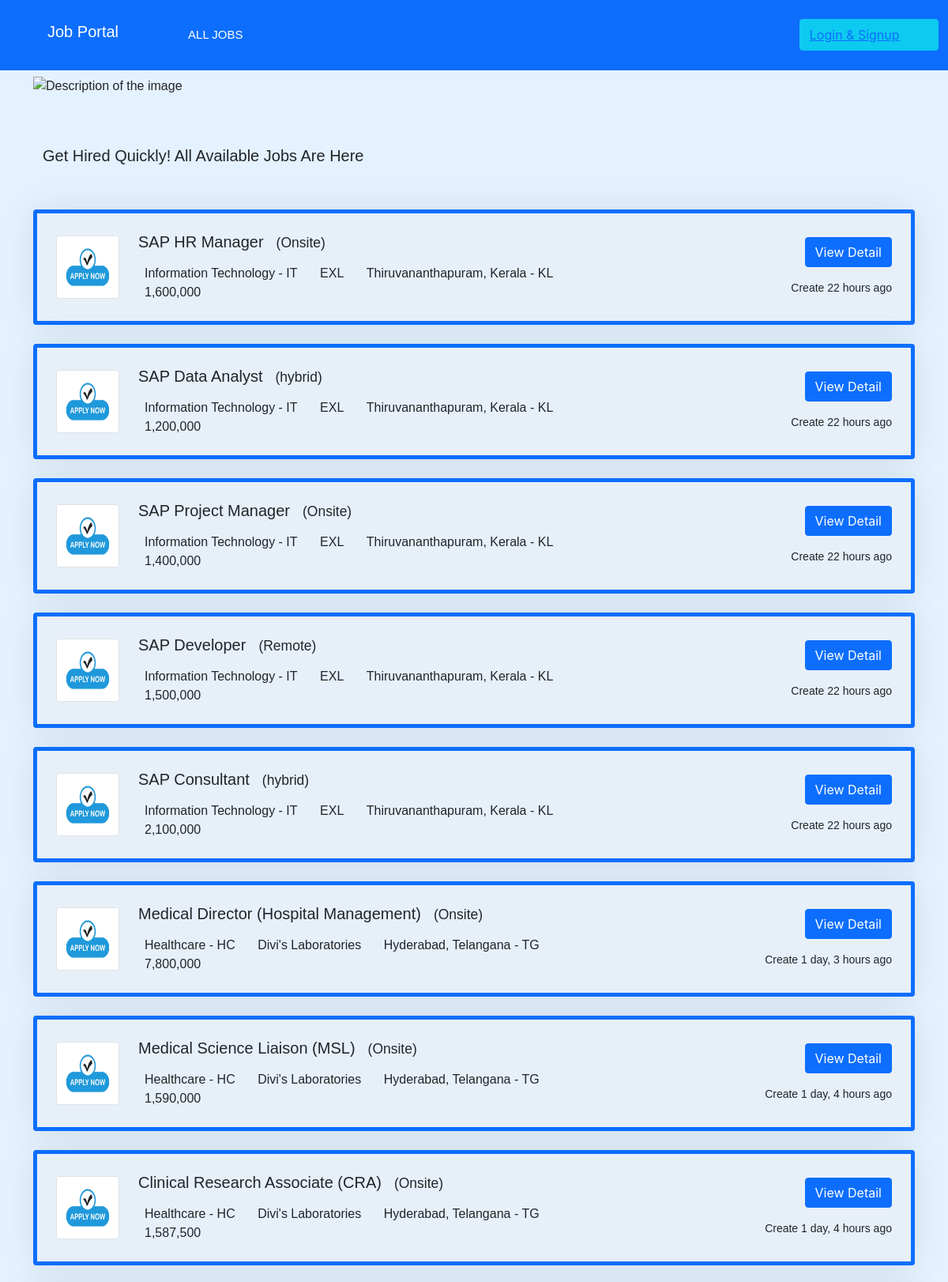
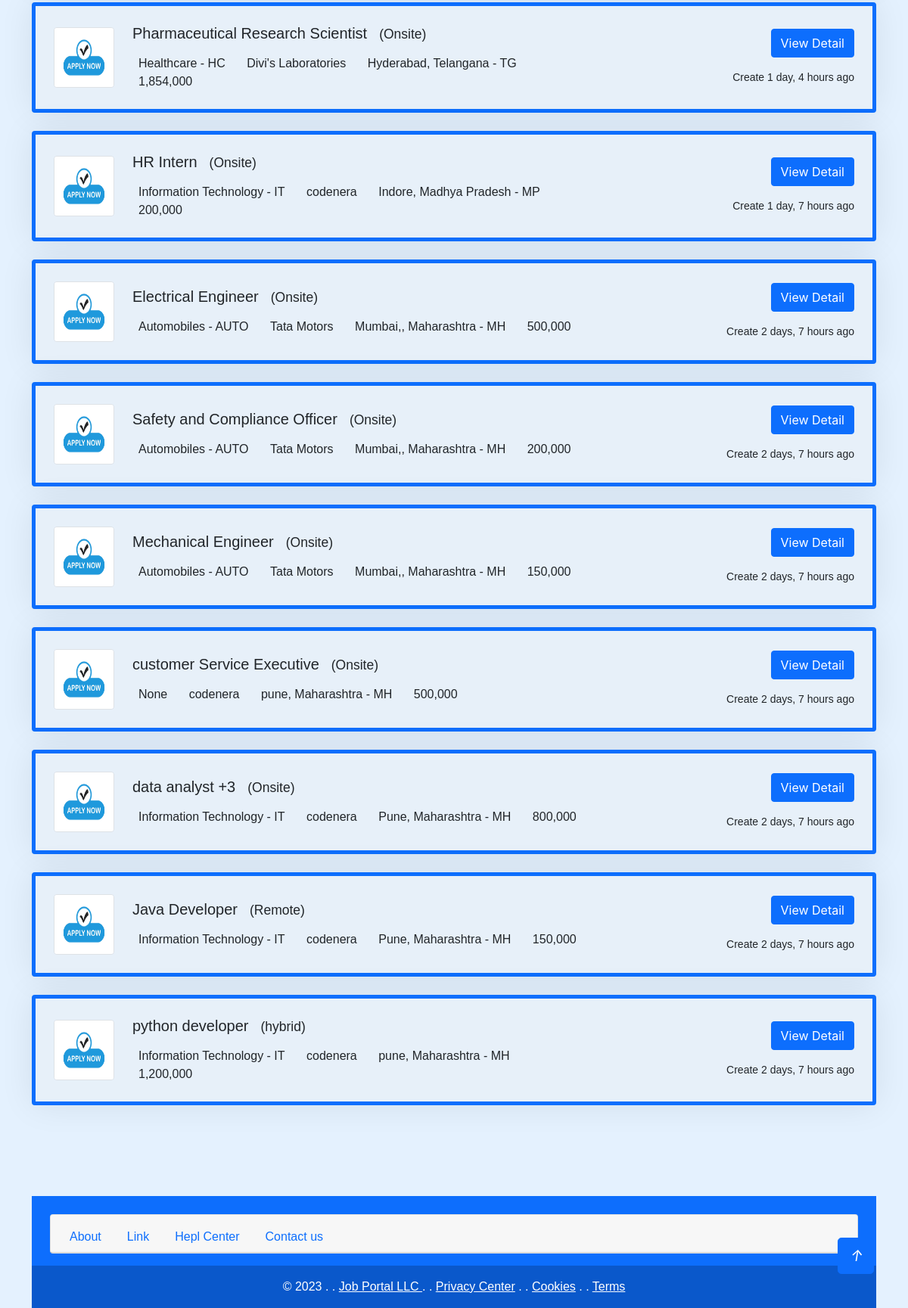
/job-listing/, run on the app's committed database (2 pictures, top to bottom).
### job/models.py (models this page shows, shortened)
class Job(models.Model):
    job_type_choices = (
        ('Remote', 'Remote'),
        ('Onsite', 'Onsite'),
        ('hybrid', 'hybrid')
    )
    user = models.ForeignKey(User, on_delete=models.CASCADE)
    company = models.ForeignKey(Company, on_delete=models.CASCADE)
    title = models.CharField(max_length=100)
    city = models.CharField(max_length=100)
    salary = models.PositiveIntegerField(default=40000)
    requirements = models.TextField()
    ideal_candidate = models.TextField()
    is_available = models.BooleanField(default=True)
    timestamp = models.DateTimeField(auto_now_add=True)
    industry = models.ForeignKey(Industry, on_delete=models.DO_NOTHING, null=True, blank=True)
    state = models.ForeignKey(State, on_delete=models.DO_NOTHING, null=True, blank=True)
    job_type = models.CharField(max_length=30, choices=job_type_choices, null=True, blank=True)

class Industry(models.Model):
    name = models.CharField(max_length=80)
    def __str__(self):
        return self.name

class State(models.Model):
    name = models.CharField(max_length=70)
    def __str__(self):
        return self.name

### company/models.py (models this page shows)
class Company(models.Model):
    user = models.OneToOneField(User, on_delete=models.CASCADE)
    name = models.CharField(max_length=80, null=True, blank=True)
    est_date = models.PositiveIntegerField(null=True, blank=True)
    city = models.CharField(max_length=70, null=True, blank=True)
    state = models.CharField(max_length=70, null=True, blank=True)
    def __str__(self):
        return self.name

### website/views.py (the view)
# urls.py: path('job-listing/', views.job_listing, name='job-listing'),
def job_listing(request):
    jobs = Job.objects.filter(is_available=True).order_by('-timestamp')
    context = {'jobs':jobs}
    return render(request, 'website/job_listing.html', context)

### templates/website/job_listing.html (shortened to what this page needs)
{% extends "base.html" %}
{% load humanize %}
{% block content %}
<section>
  <img src="../static/img/cover1.gif" alt="Description of the image" style="width: 100%; height: 300px;">
    <div >
      <div class="container-fluid py-5">
        <h4 class="col-md-8 fs-5 mt-3">Get Hired Quickly! All Available Jobs Are Here</h4>
      </div>
    </div>
  </section>
  <div class="tab-content">
    {% if jobs %}
    {% for job in jobs  %}
    <div id="tab-1" class="tab-pane fade show p-0 active">
        <div class="job-item p-4 mb-4 card border-primary mb-3">
            <div class="row g-4">
                <div class="col-sm-12 col-md-8 d-flex align-items-center">
                    <img class="flex-shrink-0 img-fluid border rounded" src="../static/img/ab2.jpg" alt="" style="width: 80px; height: 80px;">
                    <div class="text-start ps-4">
                        <h5 class="mb-3">{{job.title}}<small class="text-truncate">({{job.job_type}})</small></h5>
                        <span class="text-truncate me-3">{{job.industry}}</span>
                        <span class="text-truncate me-3">{{ job.company }}</span>
                        <span class="text-truncate me-3">{{job.city}}, {{job.state}}</span>
                        <span class="text-truncate me-0">{{ job.salary|intcomma }}</span>
                    </div>
                </div>
                <div class="col-sm-12 col-md-4 d-flex flex-column align-items-start align-items-md-end justify-content-center">
                    <div class="d-flex mb-3">
                        <a class="btn btn-primary" href="{% url 'job-details' job.pk %}">View Detail</a>
                    </div>
                    <small class="text-truncate">Create {{job.timestamp|naturaltime}}</small>
                </div>
            </div>
        </div>
    </div>
    {% endfor %}
    {% endif %}
  </div>
  <br>
  <br>
{% endblock content %}

### templates/base.html (shortened to what this page needs)
<!doctype html>
<html lang="en">
<head>
    <link rel="stylesheet" href="../static/css/style.css">
    <link href="https://cdn.jsdelivr.net/npm/bootstrap@5.0.2/dist/css/bootstrap.min.css" rel="stylesheet"
>
</head>
<body>
    <nav class="navbar navbar-expand-lg navbar-dark bg-primary fixed-top">
        <div class="container-fluid">
            <a href="{% url 'home' %}" class="navbar-brand d-flex align-items-center text-center py-0 px-4 px-lg-5">
                <h1 class="navbar-brand">Job Portal</h1>
            </a>
            <div class="collapse navbar-collapse" id="navbarSupportedContent">
                {% if request.user.is_authenticated %}
                {% if request.user.is_applicant %}
                <ul class="navbar-nav me-auto mb-2 mb-lg-0">
                    <li class="nav-item">
                        <a class="nav-link active" aria-current="page" href="{% url 'home' %}">Home</a>
                    </li>
                    {% if request.user.has_resume %}
                    <li class="nav-item">
                        <a class="nav-link" href="{% url 'job-listing' %}">Apply To Jobs</a>
                    </li>
                    {% else %}
                    <li class="nav-item">
                        <a class="nav-link" href="{% url 'update-resume' %}">create Resume</a>
                    </li>
                    {% endif %}
                </ul>
                    <div class="btn-group">
                        <button type="button" class="btn btn-info">{{request.user.email}} 👤</button>
                        <button type="button" class="btn btn-info dropdown-toggle dropdown-toggle-split" data-bs-toggle="dropdown" aria-expanded="false">
                        <span class="visually-hidden">Toggle Dropdown</span>
                        </button>
                        <ul class="dropdown-menu">
                        <li><a class="nav-link" href="{% url 'update-resume' %}" tabindex="-1" aria-disabled="true">Update Profile</a></li>
                        <li><a class="nav-link" aria-current="page" href="{% url 'applied-jobs' %}">Manage Job Applications</a></li>
                        <li><a class="nav-link" aria-current="page" href="{% url 'reset_password' %}">Change Password</a></li>
                        <li><a href="{% url 'logout' %}" class="btn btn-warning btn-sm d-flex justify-content-center">LogOut </a></li>
                        </ul>
                    </div>
                {% elif request.user.is_recruiter %}
                <ul class="navbar-nav me-auto mb-2 mb-lg-0">
                    <li class="nav-item">
                        <a class="nav-link active" aria-current="page" href="{% url 'home' %}">Home</a>
                    </li>
                    {% if request.user.has_company %}
                        <li class="nav-item">
                            <a class="nav-link" href="{% url 'create-job' %}">create Job Ads</a>
                        </li>
                        <li class="nav-item">
                            <a class="nav-link" href="{% url 'manage-job' %}">Manage Jobs</a>
                        </li>
                    {% else %}
                        <li class="nav-item">
                            <a class="nav-link" href="{% url 'update-company' %}">Create Company</a>
                        </li>
                    {% endif %}
                </ul>
                <div class="btn-group">
                    <button type="button" class="btn btn-info">{{request.user.email}} 👤</button>
                    <button type="button" class="btn btn-info dropdown-toggle dropdown-toggle-split" data-bs-toggle="dropdown" aria-expanded="false">
                    <span class="visually-hidden">Toggle Dropdown</span>
                    </button>
                    <ul class="dropdown-menu">
                    <li><a class="nav-link" href="{% url 'update-company' %}" tabindex="-1" aria-disabled="true">Update Company</a></li>
                    <li><a class="nav-link" aria-current="page" href="{% url 'manage-job' %}">Manage Job</a></li>
                    <li><a class="nav-link" aria-current="page" href="{% url 'reset_password' %}">Change Password</a></li>
                    <li><a href="{% url 'logout' %}" class="btn btn-warning btn-sm d-flex justify-content-center">LogOut </a></li>
                    </ul>
                </div>
                {% endif %}
                {% else %}
                <ul class="navbar-nav me-auto mb-2 mb-lg-0">
                    <li class="nav-item">
                        <a class="nav-link active" aria-current="page" href="{% url 'job-listing' %}">ALL Jobs</a>
                    </li>
                </ul>
                <div class="btn-group">
                    <button type="button" class="btn btn-info"><a href="{% url 'login' %}">Login & Signup </a></button>
                    <button type="button" class="btn btn-info dropdown-toggle dropdown-toggle-split" data-bs-toggle="dropdown" aria-expanded="false">
                    </button>
                </div>
                {% endif %}
            </div>
        </div>
    </nav>
</body>
</html>
    <div class="container mt-5">
        {% block content %}
        {% endblock content %}
        <br>
        <br>
        <section class="footer">
            <footer class="text-center text-white bg-primary">
              <div class="container p-4 pb-0">
                <section class="">
                    <div class="card text-center">
                        <div class="card-header">
                          <ul class="nav nav-tabs card-header-tabs">
                            <li class="nav-item">
                                <a class="nav-link" href="{% url 'about' %}">About</a>
                              </li>
                            <li class="nav-item">
                              <a class="nav-link" href="#">Link</a>
                            </li>
                            <li class="nav-item">
                              <a class="nav-link" href="#">Hepl Center</a>
                            </li>
                            <li class="nav-item">
                                <a class="nav-link" href="{% url 'contact' %}">Contact us</a>
                              </li>
                          </ul>
                        </div>
                      </div>
                </section>
              </div>
              <div class="text-center p-3" style="background-color: rgba(0, 0, 0, 0.2);">
                © 2023
                <a>.        .</a>
                <a class="text-white" href="#">Job Portal LLC  </a>
                <a>.        .</a>
                <a class="text-white" href="#">Privacy Center</a>
                <a>.        .</a>
                <a class="text-white" href="#">Cookies</a>
                <a>.        .</a>
                <a class="text-white" href="#">Terms</a>
              </div>
            </footer>
        </section>
    <div>
        <a href="#" class="btn btn-lg btn-primary btn-lg-square back-to-top"><i class="bi bi-arrow-up">↑</i></a>
    </div>
</body>
</html>

### static/css/style.css (style rules this page uses)
:root { --primary: #0058b0; --secondary: #2B9BFF; --light: #EFFDF5; --dark: #2B3940; }
.back-to-top { position: fixed; display: none; right: 45px; bottom: 45px; z-index: 99; }
.btn { font-family: 'Inter', sans-serif; font-weight: 600; transition: .5s; }
.btn.btn-primary, .btn.btn-secondary { color: #FFFFFF; }
.btn-lg-square { width: 48px; height: 48px; }
.btn-square, .btn-sm-square, .btn-lg-square { padding: 0; display: flex; align-items: center; justify-content: center; font-weight: normal; border-radius: 2px; }
.navbar .dropdown-toggle::after { border: none; content: "\f107"; font-family: "Font Awesome 5 Free"; font-weight: 900; vertical-align: middle; margin-left: 5px; transition: .5s; }
.navbar-dark .navbar-nav .nav-link, .navbar-light .navbar-nav .nav-link { margin-right: 30px; padding: 25px 0; color: #FFFFFF; font-size: 15px; text-transform: uppercase; outline: none; }
.navbar-dark .navbar-nav .nav-link:hover, .navbar-dark .navbar-nav .nav-link.active, .navbar-light .navbar-nav .nav-link:hover, .navbar-light .navbar-nav .nav-link.active { color: var(--primary); }
.job-item { border: 1px solid transparent; border-radius: 2px; box-shadow: 0 0 45px rgba(0, 0, 0, .08); transition: .5s; }
.card.border-primary.mb-3 { border: 5px solid #007bff; background-color: #e7f0f9; }
.footer { width: 100%; }

### templates/base.html (style rules this page uses)
body { background-color: #e4f1fe; margin: 0; padding: 0; font-family: 'Arial', sans-serif; }

### data on the page
Job: title "SAP HR Manager", job_type "Onsite", industry "Information Technology - IT", company "EXL", city "Thiruvananthapuram", state "Kerala - KL", salary "1,600,000", timestamp "22 hours ago"
Job: title "SAP Data Analyst", job_type "hybrid", industry "Information Technology - IT", company "EXL", city "Thiruvananthapuram", state "Kerala - KL", salary "1,200,000", timestamp "22 hours ago"
Job: title "SAP Project Manager", job_type "Onsite", industry "Information Technology - IT", company "EXL", city "Thiruvananthapuram", state "Kerala - KL", salary "1,400,000", timestamp "22 hours ago"
Job: title "SAP Developer", job_type "Remote", industry "Information Technology - IT", company "EXL", city "Thiruvananthapuram", state "Kerala - KL", salary "1,500,000", timestamp "22 hours ago"
Job: title "SAP Consultant", job_type "hybrid", industry "Information Technology - IT", company "EXL", city "Thiruvananthapuram", state "Kerala - KL", salary "2,100,000", timestamp "22 hours ago"
Job: title "Medical Director (Hospital Management)", job_type "Onsite", industry "Healthcare - HC", company "Divi's Laboratories", city "Hyderabad", state "Telangana - TG", salary "7,800,000", timestamp "1 day, 3 hours ago"
Job: title "Medical Science Liaison (MSL)", job_type "Onsite", industry "Healthcare - HC", company "Divi's Laboratories", city "Hyderabad", state "Telangana - TG", salary "1,590,000", timestamp "1 day, 4 hours ago"
Job: title "Clinical Research Associate (CRA)", job_type "Onsite", industry "Healthcare - HC", company "Divi's Laboratories", city "Hyderabad", state "Telangana - TG", salary "1,587,500", timestamp "1 day, 4 hours ago"
Job: title "Pharmaceutical Research Scientist", job_type "Onsite", industry "Healthcare - HC", company "Divi's Laboratories", city "Hyderabad", state "Telangana - TG", salary "1,854,000", timestamp "1 day, 4 hours ago"
Job: title "HR Intern", job_type "Onsite", industry "Information Technology - IT", company "codenera", city "Indore", state "Madhya Pradesh - MP", salary "200,000", timestamp "1 day, 7 hours ago"
Job: title "Electrical Engineer", job_type "Onsite", industry "Automobiles - AUTO", company "Tata Motors", city "Mumbai,", state "Maharashtra - MH", salary "500,000", timestamp "2 days, 7 hours ago"
Job: title "Safety and Compliance Officer", job_type "Onsite", industry "Automobiles - AUTO", company "Tata Motors", city "Mumbai,", state "Maharashtra - MH", salary "200,000", timestamp "2 days, 7 hours ago"
Job: title "Mechanical Engineer", job_type "Onsite", industry "Automobiles - AUTO", company "Tata Motors", city "Mumbai,", state "Maharashtra - MH", salary "150,000", timestamp "2 days, 7 hours ago"
Job: title "customer Service Executive", job_type "Onsite", industry "None", company "codenera", city "pune", state "Maharashtra - MH", salary "500,000", timestamp "2 days, 7 hours ago"
Job: title "data analyst +3", job_type "Onsite", industry "Information Technology - IT", company "codenera", city "Pune", state "Maharashtra - MH", salary "800,000", timestamp "2 days, 7 hours ago"
Job: title "Java Developer", job_type "Remote", industry "Information Technology - IT", company "codenera", city "Pune", state "Maharashtra - MH", salary "150,000", timestamp "2 days, 7 hours ago"
Job: title "python developer", job_type "hybrid", industry "Information Technology - IT", company "codenera", city "pune", state "Maharashtra - MH", salary "1,200,000", timestamp "2 days, 7 hours ago"
